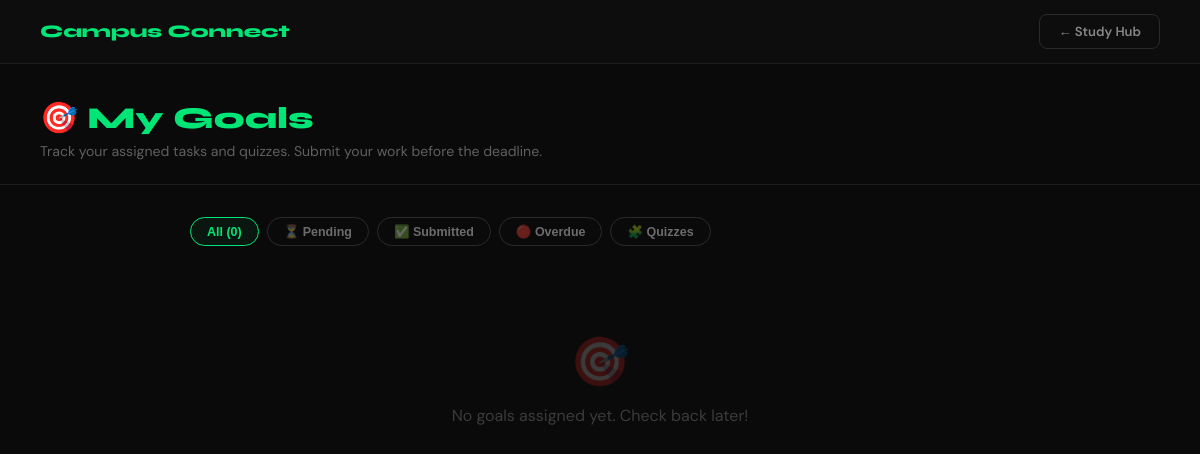
Before: /study/goals/ (signed in) with the older database file.
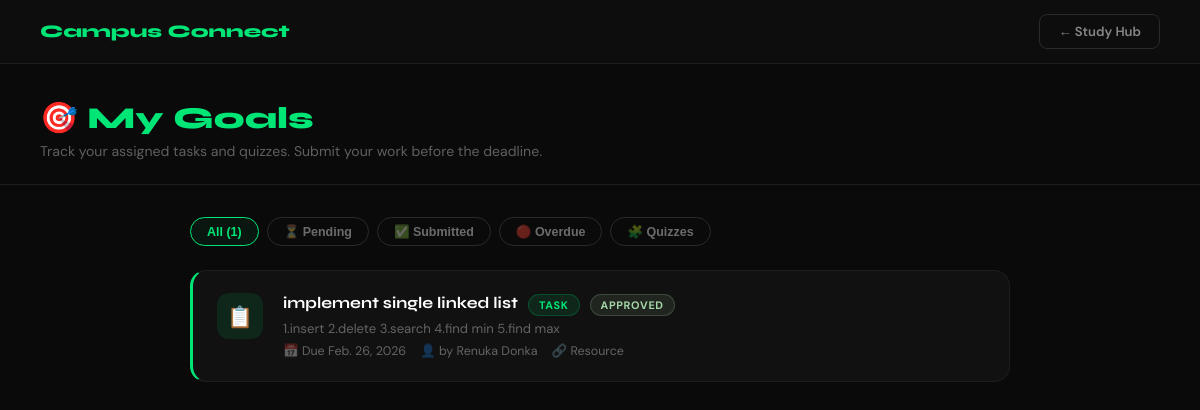
After: the same page with the newer database file.
### campusconnect/models.py (models this page shows, shortened)
class Goal(models.Model):
    GOAL_TYPE = [
        ('task',  'Task'),
        ('quiz',  'Quiz'),
    ]
    STATUS = [
        ('active',    'Active'),
        ('completed', 'Completed'),
        ('overdue',   'Overdue'),
    ]
    title           = models.CharField(max_length=200)
    description     = models.TextField(blank=True)
    goal_type       = models.CharField(max_length=10, choices=GOAL_TYPE, default='task')
    assigned_by     = models.ForeignKey(User, on_delete=models.CASCADE, related_name='goals_created')
    assigned_to     = models.ManyToManyField(User, related_name='goals_assigned', blank=True)
    start_date      = models.DateField()
    due_date        = models.DateField()
    resource_link   = models.URLField(blank=True, null=True)
    resource_file   = models.FileField(upload_to='goal_resources/', blank=True, null=True)
    status          = models.CharField(max_length=20, choices=STATUS, default='active')
    created_at      = models.DateTimeField(auto_now_add=True)
    class Meta:
        ordering = ['-created_at']

class GoalSubmission(models.Model):
    STATUS = [
        ('submitted', 'Submitted'),
        ('reviewed',  'Reviewed'),
        ('approved',  'Approved'),
        ('rejected',  'Rejected'),
    ]
    goal        = models.ForeignKey(Goal, on_delete=models.CASCADE, related_name='submissions')
    student     = models.ForeignKey(User, on_delete=models.CASCADE, related_name='goal_submissions')
    file        = models.FileField(upload_to='goal_submissions/', blank=True, null=True)
    note        = models.TextField(blank=True)
    quiz_score  = models.FloatField(null=True, blank=True)
    quiz_total  = models.IntegerField(null=True, blank=True)
    status      = models.CharField(max_length=20, choices=STATUS, default='submitted')
    feedback    = models.TextField(blank=True)
    submitted_at = models.DateTimeField(auto_now_add=True)
    class Meta:
        unique_together = ('goal', 'student')
        ordering = ['-submitted_at']

### campusconnect/views.py (the view)
# urls.py: path('study/goals/',                        views.goals,             name='goals'),
def goals(request):
    if not request.user.is_authenticated:
        return redirect('login')
    try:
        profile = request.user.profile
    except UserProfile.DoesNotExist:
        profile = None
    is_faculty = profile and profile.role == 'faculty'
    if is_faculty:
        goals_list = Goal.objects.filter(assigned_by=request.user)
        return render(request, 'goals/teacher_goals.html', {
            'goals': goals_list,
            'user': request.user,
            'profile': profile,
        })
    else:
        today = timezone.now().date()
        goals_list = Goal.objects.filter(assigned_to=request.user)
        goals_list.filter(due_date__lt=today, status='active').update(status='overdue')
        annotated = []
        for g in goals_list:
            sub = GoalSubmission.objects.filter(goal=g, student=request.user).first()
            annotated.append({'goal': g, 'submission': sub})
        return render(request, 'goals/student_goals.html', {
            'annotated': annotated,
            'user': request.user,
            'profile': profile,
        })

### templates/goals/student_goals.html (shortened to what this page needs)
{% load static %}
<!DOCTYPE html>
<html lang="en">
<head>
</head>
<body>
<nav>
  <a href="{% url 'home' %}" class="nav-logo">Campus Connect</a>
  <a href="{% url 'study' %}" class="btn">← Study Hub</a>
</nav>
<div class="page-header">
  <h1>🎯 <span>My Goals</span></h1>
  <p>Track your assigned tasks and quizzes. Submit your work before the deadline.</p>
</div>
<div class="content">
  <div class="filters">
    <button class="filter-btn active" onclick="filterGoals('all', this)">All ({{ annotated|length }})</button>
    <button class="filter-btn" onclick="filterGoals('pending', this)">⏳ Pending</button>
    <button class="filter-btn" onclick="filterGoals('submitted', this)">✅ Submitted</button>
    <button class="filter-btn" onclick="filterGoals('overdue', this)">🔴 Overdue</button>
    <button class="filter-btn" onclick="filterGoals('quiz', this)">🧩 Quizzes</button>
  </div>
  <div class="goals-list" id="goalsList">
    {% for item in annotated %}
    {% with goal=item.goal sub=item.submission %}
    <a href="{% url 'goal_detail' goal.id %}"
       class="goal-card {% if sub %}submitted{% elif goal.status == 'overdue' %}overdue{% else %}pending{% endif %}"
       data-type="{{ goal.goal_type }}"
       data-status="{% if sub %}submitted{% elif goal.status == 'overdue' %}overdue{% else %}pending{% endif %}">
      <div class="goal-icon {% if goal.goal_type == 'quiz' %}icon-quiz{% else %}icon-task{% endif %}">
        {% if goal.goal_type == 'quiz' %}🧩{% else %}📋{% endif %}
      </div>
      <div class="goal-body">
        <div style="display:flex;align-items:center;gap:10px;flex-wrap:wrap">
          <span class="goal-title">{{ goal.title }}</span>
          <span class="badge {% if goal.goal_type == 'quiz' %}badge-quiz{% else %}badge-task{% endif %}">{{ goal.goal_type }}</span>
          {% if sub %}
            <span class="badge badge-{{ sub.status }}">{{ sub.status }}</span>
          {% elif goal.status == 'overdue' %}
            <span class="badge badge-overdue">Overdue</span>
          {% else %}
            <span class="badge badge-pending">Pending</span>
          {% endif %}
        </div>
        {% if goal.description %}<p style="font-size:0.82rem;color:rgba(255,255,255,0.35);margin-top:4px">{{ goal.description|truncatechars:90 }}</p>{% endif %}
        <div class="goal-meta">
          <span>📅 Due {{ goal.due_date }}</span>
          <span>👤 by {{ goal.assigned_by.get_full_name|default:goal.assigned_by.username }}</span>
          {% if goal.resource_link or goal.resource_file %}<span>🔗 Resource</span>{% endif %}
        </div>
      </div>
    </a>
    {% endwith %}
    {% empty %}
    <div class="empty">
      <div class="e-icon">🎯</div>
      <p>No goals assigned yet. Check back later!</p>
    </div>
    {% endfor %}
  </div>
</div>
</body>
</html>

Changed rows visible on the page:
added Goal: goal "implement single linked list", goal.goal_type "TASK", submission.status "APPROVED", goal.description "1.insert 2.delete 3.search 4.find min 5.find max", goal.due_date "Feb. 26, 2026", goal.assigned_by.get_full_name "Renuka Donka", shows "🔗 Resource"
Other visible differences:
{{ annotated|length }}: "0" → "1"
text no longer shown: "🎯 No goals assigned yet. Check back later!"
